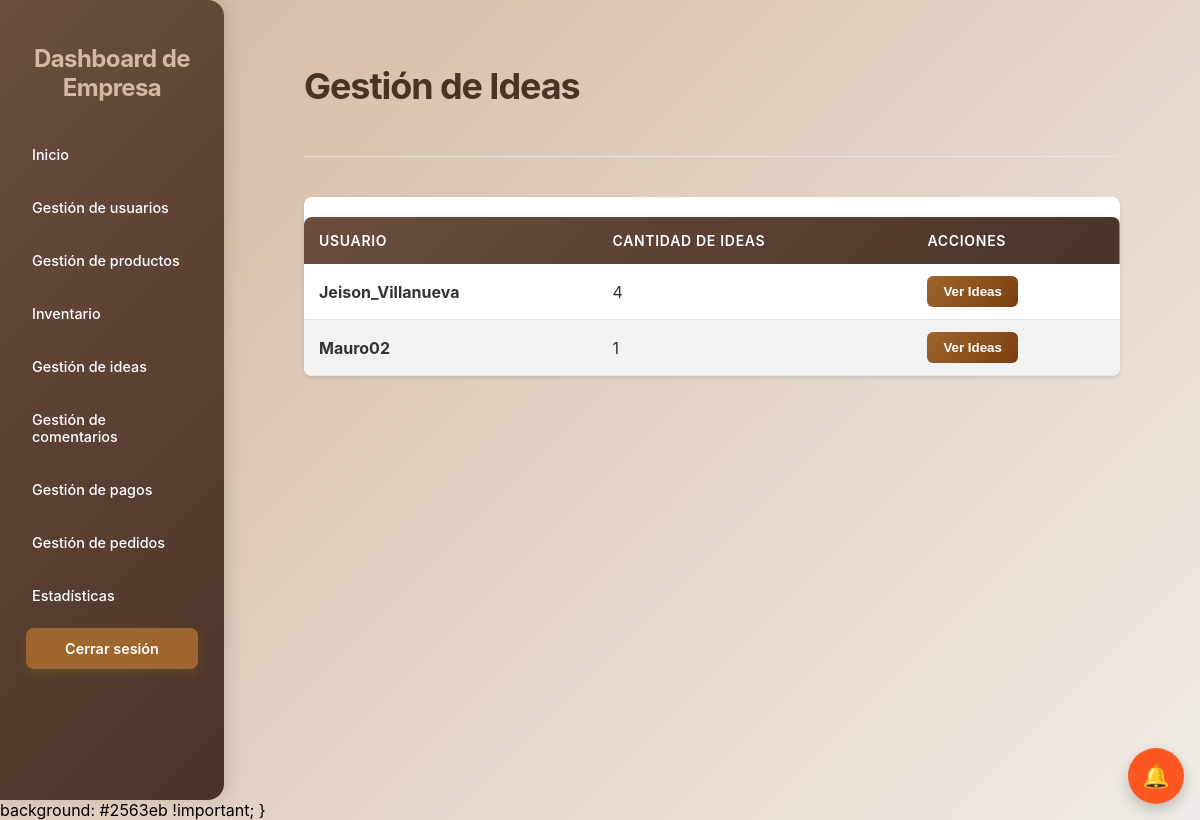
The app's page /ideas/ (signed in) with its own data.
### core/models.py (models this page shows, shortened)
class UserClientes(models.Model):
    usernameCliente = models.CharField(max_length=100, unique=True)
    passwordCliente = models.CharField(max_length=100)
    email = models.EmailField(max_length=100, blank=True)
    is_active = models.BooleanField(default=True)
    last_modified = models.DateTimeField(auto_now=True)
    status_changed_at = models.DateTimeField(null=True, blank=True)
    fecha_registro = models.DateTimeField(auto_now_add=True, null=True, blank=True)
    foto_perfil = models.ImageField(upload_to='uploads/perfiles/', blank=True, null=True)
    two_factor_enabled = models.BooleanField(default=False)
    two_factor_secret = models.CharField(max_length=32, blank=True, null=True)
    nombre_completo = models.CharField(max_length=200, blank=True, null=True)
    cedula = models.CharField(max_length=20, blank=True, null=True)
    telefono = models.CharField(max_length=20, blank=True, null=True, validators=[RegexValidator(r'^\d{7,15}$', 'Ingrese un número de teléfono válido (solo números, 7-15 dígitos)')])
    direccion = models.CharField(max_length=300, blank=True, null=True)
    ciudad = models.CharField(max_length=100, blank=True, null=True)
    departamento = models.CharField(max_length=100, blank=True, null=True)
    codigo_postal = models.CharField(max_length=10, blank=True, null=True)

### Empresas/views.py (the view)
# urls.py: path("ideas/", views.empresa_ideas_view, name="empresa_ideas"),
@empresa_login_required
def empresa_ideas_view(request):
    try:
        empresa = EmpresaRegistrada.objects.get(id=request.session['empresa_id'])
    except EmpresaRegistrada.DoesNotExist:
        return redirect('loginEmpresa')
    from django.db.models import Count, Q
    todas_ideas = Idea.objects.values_list('autor', flat=True).distinct()
    usuarios_con_ideas = []
    for username in todas_ideas:
        try:
            usuario = UserClientes.objects.get(usernameCliente=username)
            cantidad = Idea.objects.filter(autor=username).count()
            usuario.cantidad_ideas = cantidad
            usuarios_con_ideas.append(usuario)
        except UserClientes.DoesNotExist:
            continue
    usuarios_con_ideas.sort(key=lambda x: x.cantidad_ideas, reverse=True)
    context = {
        'usuarios_con_ideas': usuarios_con_ideas,
        'empresa': empresa
    }
    return render(request, 'Empresas/ideas_empresa.html', context)

### Empresas/views.py (called while the page is built)
def empresa_login_required(view_func):
    @wraps(view_func)
    def wrapper(request, *args, **kwargs):
        if 'empresa_id' not in request.session:
            messages.warning(request, 'Debe iniciar sesión para acceder a esta página.')
            return redirect('loginEmpresa_login')
        return view_func(request, *args, **kwargs)
    return wrapper

### core/context_processors.py (called while the page is built, shortened)
def idea_notifications(request):
    username_cliente = request.session.get('usernameCliente')
    username_empresa = request.session.get('usernameEmpresa')
    has_notif = False
    try:
        if username_cliente:
            has_notif = MensajeIdea.objects.filter(
                idea__autor=username_cliente,
                remitente_tipo='empresa',
                leido=False
            ).exists()
    except Exception as e:
        print(f"Error en idea_notifications: {str(e)}")
        has_notif = False
    return {
        'has_idea_notifications': has_notif
    }

### Empresas/templates/Empresas/ideas_empresa.html (shortened to what this page needs)
<!DOCTYPE html>
<html lang="es">
<head>
    {% load static %}
    <link rel="stylesheet" href="{% static 'Empresas/css/styles3.css' %}">
    <link rel="stylesheet" href="{% static 'Empresas/css/ideas.css' %}">
    <link rel="stylesheet" href="{% static 'Empresas/css/dashboard_responsive.css' %}">
</head>
<body>
    <div class="dashboard-container">
        <aside>
            <h2>Dashboard de Empresa</h2>
            <nav>
                <ul>
                    <li><a href="{% url 'dashboardEmpresa' %}">Inicio</a></li>
                    <li><a href="{% url 'usuarios' %}">Gestión de usuarios</a></li>
                    <li><a href="{% url 'GestiProductos' %}">Gestión de productos</a></li>
                    <li><a href="{% url 'inventario' %}">Inventario</a></li>
                    <li><a href="{% url 'empresa_ideas' %}">Gestión de ideas</a></li>
                    <li><a href="{% url 'empresa_comentarios' %}">Gestión de comentarios</a></li>
                    <li><a href="{% url 'gestion_pagos' %}">Gestión de pagos</a></li>
                    <li><a href="{% url 'gestion_pedidos' %}">Gestión de pedidos</a></li>
                    <li><a href="{% url 'estadisticas' %}">Estadísticas</a></li>
                </ul>
            </nav>
            <a href="{% url 'logout' %}" class="logout-button">Cerrar sesión</a>
        </aside>
        <main>
            <header>
                <h1>Gestión de Ideas</h1>
            </header>
            <div class="tabla-usuarios">
                <table>
                    <thead>
                        <tr>
                            <th>Usuario</th>
                            <th>Cantidad de Ideas</th>
                            <th>Acciones</th>
                        </tr>
                    </thead>
                    <tbody>
                        {% if usuarios_con_ideas %}
                            {% for usuario in usuarios_con_ideas %}
                            <tr>
                                <td><strong>{{ usuario.usernameCliente }}</strong></td>
                                <td>{{ usuario.cantidad_ideas }}</td>
                                <td>
                                    <button class="btn-ver-ideas" onclick="verIdeasUsuario({{ usuario.id }}, '{{ usuario.usernameCliente }}')">
                                        Ver Ideas
                                    </button>
                                </td>
                            </tr>
                            {% endfor %}
                        {% else %}
                            <tr>
                                <td colspan="3" class="no-datos">
                                    No hay usuarios con ideas registradas
                                </td>
                            </tr>
                        {% endif %}
                    </tbody>
                </table>
            </div>
        </main>
    </div>
{% load static %}
<link rel="stylesheet" href="{% static 'core/css/floating.css' %}">
<link rel="stylesheet" href="{% static 'core/css/notificaciones.css' %}">
<a id="floating-notif-btn-empresa" class="floating-btn floating-notif" style="display: flex;" title="Notificaciones" onclick="event.preventDefault(); abrirNotificaciones();">
    <span class="fb-icon">🔔</span>
</a>
{% include 'core/modal_notificaciones.html' %}
        background: #2563eb !important;
    }
</body>
</html>

### Empresas/static/Empresas/css/styles3.css (style rules this page uses)
body { font-family: 'Inter', sans-serif; background: linear-gradient(135deg, #D4B8A0 0%, #f0ebe6 100%); margin: 0; padding: 0; }
.dashboard-container { min-height: 100vh; display: flex; }
aside { background: linear-gradient(135deg, #6B4E3D, #4A3428); color: #ffffff; padding: 1.5rem 1rem; border-top-right-radius: 1rem; border-bottom-right-radius: 1rem; box-shadow: 6px 0 15px rgba(0, 0, 0, 0.1); display: flex; flex-direction: column; width: 14rem; min-width: 14rem; max-width: 14rem; height: 100vh; position: fixed; left: 0; top: 0; overflow-y: auto; flex-shrink: 0; }
aside nav { flex-grow: 0; }
aside nav ul { list-style: none; padding: 0; margin: 0; }
aside h2 { font-size: 1.5rem; font-weight: 700; margin-bottom: 2rem; color: #D4B8A0; letter-spacing: -0.025em; text-align: center; }
aside nav ul li { margin-bottom: 0.75rem; }
aside nav ul li a { display: flex; align-items: center; padding: 0.75rem 1rem; border-radius: 0.5rem; transition: background-color 0.3s ease, color 0.3s ease, transform 0.2s ease; color: #ffffff; text-decoration: none; font-weight: 500; font-size: 0.9rem; }
.logout-button { display: block; width: 90%; margin: 0 auto; text-align: center; padding: 0.75rem 1rem; background-color: #A0662F; color: white; font-weight: 600; font-size: 0.9rem; border-radius: 0.5rem; transition: background-color 0.3s ease, transform 0.2s ease; box-shadow: 0 4px 10px rgba(160, 102, 47, 0.3); text-decoration: none; }
main { flex-grow: 1; padding: 2.5rem 5rem 6rem 5rem; overflow-y: visible; margin-left: 14rem; min-height: 100vh; width: calc(100% - 14rem); box-sizing: border-box; }
main header { margin-bottom: 2.5rem; display: flex; justify-content: space-between; align-items: center; padding-bottom: 1.5rem; border-bottom: 1px solid #e0e6ec; max-width: 1400px; }
main h1 { font-size: 2.25rem; font-weight: 700; color: #4A3428; letter-spacing: -0.03em; }
table { width: 100%; border-collapse: collapse; margin-top: 20px; box-shadow: 0 2px 8px rgba(0, 38, 255, 0.1); background-color: #fff; border-radius: 8px; overflow: hidden; }
thead { background: linear-gradient(135deg, #6B4E3D, #4A3428); color: #fff; }
th { padding: 1rem; text-align: left; font-weight: 600; text-transform: uppercase; font-size: 0.875rem; letter-spacing: 0.05em; }
tbody tr { border-bottom: 1px solid #e0e6ec; }
tbody tr:nth-child(even) { background-color: #f2f2f2; }
td { padding: 1rem; color: #333; }
td:last-child { white-space: nowrap; }
@media (min-width: 1200px) { main { max-width: 1600px; } }

### Empresas/static/Empresas/css/ideas.css (style rules this page uses)
.tabla-usuarios { width: 100%; background: white; border-radius: 8px; overflow: hidden; box-shadow: 0 2px 4px rgba(0,0,0,0.1); }
.tabla-usuarios table { width: 100%; border-collapse: collapse; }
.tabla-usuarios thead { background: linear-gradient(135deg, #6B4E3D, #4A3428); color: white; }
.tabla-usuarios th { padding: 15px; text-align: left; font-weight: 600; }
.tabla-usuarios td { padding: 12px 15px; border-bottom: 1px solid #e5e7eb; }
.btn-ver-ideas { padding: 8px 16px; background: linear-gradient(135deg, #A0662F, #7A3E0E); color: white; border: none; border-radius: 6px; cursor: pointer; font-weight: 600; transition: all 0.3s; }

### Empresas/static/Empresas/css/dashboard_responsive.css (style rules this page uses)
html { overflow-x: hidden; width: 100%; max-width: 100vw; }
body { overflow-x: hidden; width: 100%; max-width: 100vw; }
* { box-sizing: border-box; }

### static/core/css/floating.css (style rules this page uses)
.floating-btn { pointer-events: auto !important; display: flex !important; align-items: center !important; justify-content: center !important; position: fixed !important; width: 56px !important; height: 56px !important; border-radius: 50% !important; background: #A0662F !important; color: white !important; text-decoration: none !important; box-shadow: 0 6px 14px rgba(0,0,0,0.2) !important; transition: transform .15s ease, opacity .15s ease !important; }
.floating-btn .fb-icon { font-size: 22px; }
.floating-notif { position: fixed !important; bottom: 16px !important; right: 16px !important; background: #ff5722 !important; z-index: 10002 !important; display: flex !important; }

### records on screen
UserClientes: usernameCliente "Jeison_Villanueva", cantidad_ideas "4"
UserClientes: usernameCliente "Mauro02", cantidad_ideas "1"
